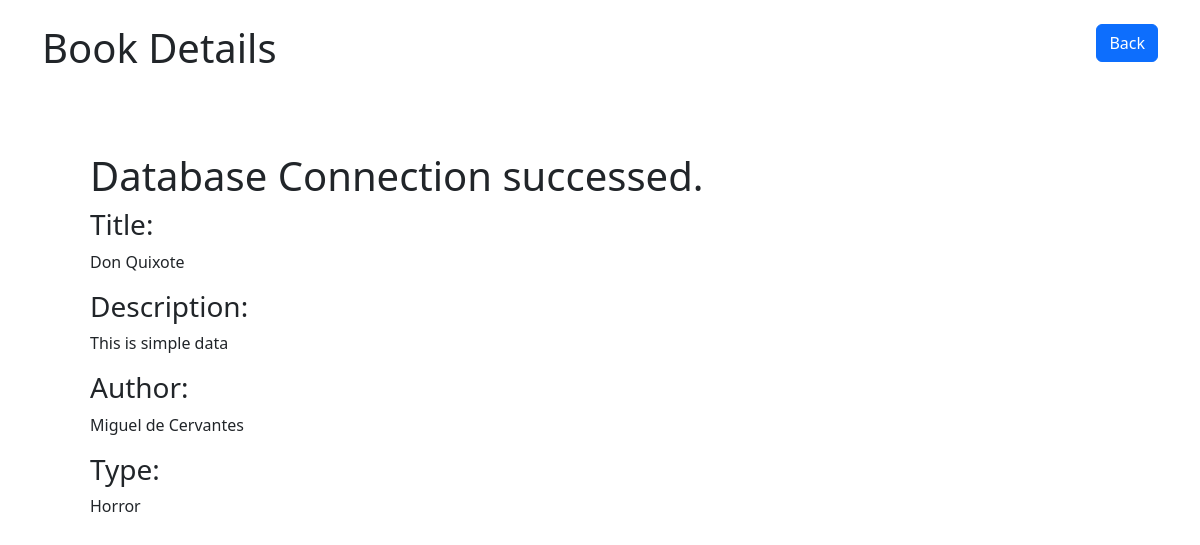
Page /view.php?id=14 on the committed database.
### tables this page shows
CREATE TABLE IF NOT EXISTS `books` (
  `id` int(11) NOT NULL AUTO_INCREMENT,
  `title` varchar(128) NOT NULL,
  `author` varchar(128) NOT NULL,
  `type` varchar(128) NOT NULL,
  `description` varchar(128) NOT NULL,
  PRIMARY KEY (`id`)
);

### view.php (the view, shortened to what this page needs)
<!DOCTYPE html>
<html lang="en">
<head>
    <link rel="stylesheet" href="https://cdn.jsdelivr.net/npm/bootstrap@5.2.2/dist/css/bootstrap.min.css">
</head>
<body>
    <div class="container my-4">
        <header class="d-flex justify-content-between my-4">
            <h1>Book Details</h1>
            <div>
                <a href="index.php" class="btn btn-primary">Back</a>
            </div>
        </header>
        <div class="book-details p-5 my-4">
            <?php
            include('connect.php');
            $id =$_GET['id'];
            if($id){
                $sql = "SELECT * FROM books WHERE id=$id";
                $result = mysqli_query($con, $sql);
                while($row = mysqli_fetch_array($result)){
                    ?>
                    <h3>Title:</h3>
                    <p><?php echo $row['title']?></p>
                    <h3>Description:</h3>
                    <p><?php echo $row['description']?></p>
                    <h3>Author:</h3>
                    <p><?php echo $row['author']?></p>
                    <h3>Type:</h3>
                    <p><?php echo $row['type']?></p>
                    <?php
                }
            }else{
                echo "<h3>No books found</h3>";
            }
            ?>
        </div>
    </div>
</body>
</html>

### rows in the picture
books: title "Don Quixote", description "This is simple data", author "Miguel de Cervantes", type "Horror"
